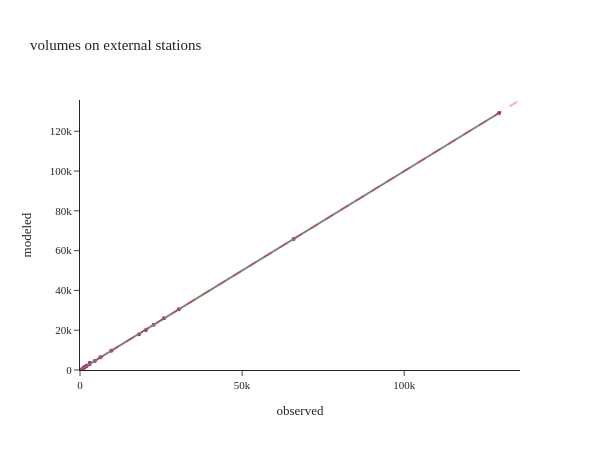

Here is the notebook cell this chart was saved with:
### Code cell
#| layout: [[65,35]]

util.plot_observed_modeled_scatter(df[df['location']!="TOTAL"], 'observed', 'modeled', f'volumes on external stations')

### Figure 1 — Plotly figure (JSON) as saved in the notebook; plotly's stock layout.template omitted (floating-point values rounded to 4 significant figures)
{"data": [{"hovertemplate": "observed=%{x}<br>modeled=%{y}<extra></extra>", "legendgroup": "", "marker": {"color": "#91268F", "size": 4, "symbol": "circle"}, "mode": "markers", "name": "", "orientation": "v", "showlegend": false, "type": "scatter", "x": [129200.0, 65880.0, 30500.0, 25900.0, 22700.0, 20330.0, 18200.0, 9650.0, 6290.0, 4550.0, 3050.0, 2900.0, 2100.0, 1800.0, 1450.0, 1200.0, 920.0, 90.0], "xaxis": "x", "y": [129200.0, 65880.0, 30490.0, 25970.0, 22710.0, 20170.0, 18000.0, 9683.0, 6370.0, 4540.0, 3658.0, 2899.0, 2104.0, 1800.0, 1464.0, 1189.0, 905.2, 89.86], "yaxis": "y"}, {"hovertemplate": "<b>OLS trendline</b><br>modeled = 0.999123 * observed + 36.9659<br>R<sup>2</sup>=0.999975<br><br>observed=%{x}<br>modeled=%{y} <b>(trend)</b><extra></extra>", "legendgroup": "", "line": {"color": "grey", "width": 2}, "marker": {"color": "#91268F", "size": 4, "symbol": "circle"}, "mode": "lines", "name": "", "showlegend": false, "type": "scatter", "x": [90.0, 920.0, 1200.0, 1450.0, 1800.0, 2100.0, 2900.0, 3050.0, 4550.0, 6290.0, 9650.0, 18200.0, 20330.0, 22700.0, 25900.0, 30500.0, 65880.0, 129200.0], "xaxis": "x", "y": [126.9, 956.2, 1236.0, 1486.0, 1835.0, 2135.0, 2934.0, 3084.0, 4583.0, 6321.0, 9679.0, 18220.0, 20350.0, 22720.0, 25910.0, 30510.0, 65860.0, 129200.0], "yaxis": "y"}], "layout": {"height": 450, "legend": {"tracegroupgap": 0}, "shapes": [{"line": {"color": "Red", "dash": "dash", "width": 2}, "type": "line", "x0": 0, "x1": 135700.0, "y0": 0, "y1": 135700.0}], "title": {"text": "volumes on external stations"}, "width": 600, "xaxis": {"anchor": "y", "domain": [0.0, 1.0], "range": [0, 135700.0], "title": {"text": "observed"}}, "yaxis": {"anchor": "x", "domain": [0.0, 1.0], "range": [0, 135700.0], "title": {"text": "modeled"}}}}
